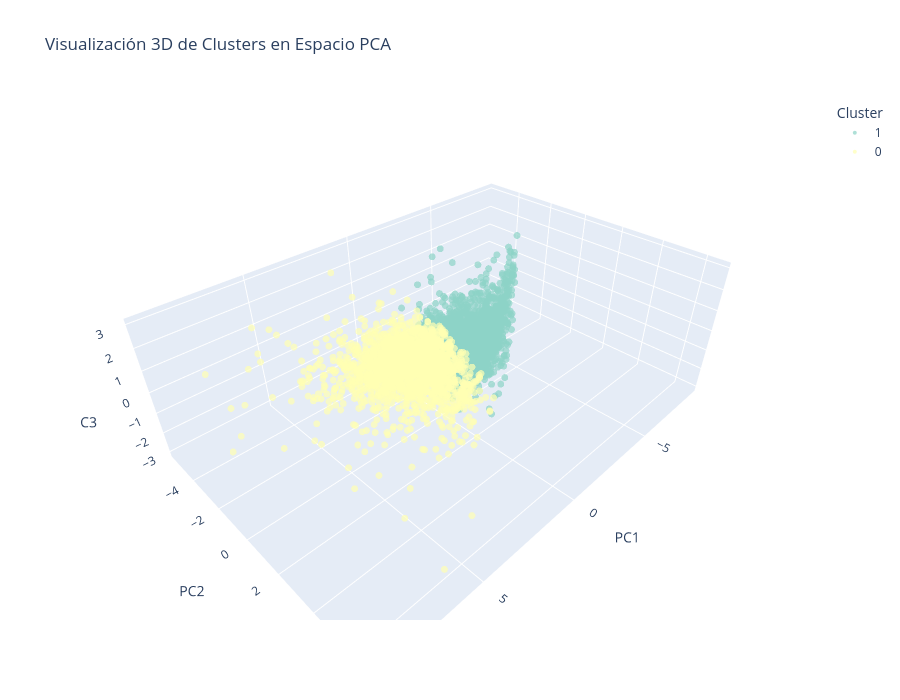

The cell this chart's notebook holds for it:
### Markdown cell above
**Paso 12: Visualización de Clusters en Espacio PCA**

### Code cell
# Visualización 2D de clusters (primeros 2 componentes principales)
fig, ax = plt.subplots(figsize=(14, 10))

# Scatter plot de clientes coloreados por cluster
scatter = ax.scatter(rfm_pca_df['PC1'], rfm_pca_df['PC2'], 
                    c=rfm_pca_df['Cluster'], cmap='viridis',
                    s=50, alpha=0.6, edgecolors='black', linewidth=0.5)

# Añadir centroides
centroides_pca = kmeans_final.cluster_centers_
ax.scatter(centroides_pca[:, 0], centroides_pca[:, 1], 
          c='red', marker='X', s=500, edgecolors='black', 
          linewidth=2, label='Centroides', zorder=5)

# Configuración del gráfico
ax.set_xlabel(f'PC1 ({pca.explained_variance_ratio_[0]*100:.1f}% varianza)', fontweight='bold', fontsize=12)
ax.set_ylabel(f'PC2 ({pca.explained_variance_ratio_[1]*100:.1f}% varianza)', fontweight='bold', fontsize=12)
ax.set_title('Visualización de Clusters en Espacio PCA (2D)', fontweight='bold', fontsize=14)
ax.grid(True, alpha=0.3)
ax.legend()

# Colorbar
cbar = plt.colorbar(scatter, ax=ax)
cbar.set_label('Cluster', fontweight='bold')

plt.tight_layout()
plt.show()

# Visualización 3D interactiva con Plotly (si hay al menos 3 componentes)
if n_components_85 >= 3:
    fig_3d = px.scatter_3d(
        x=rfm_pca_df['PC1'], 
        y=rfm_pca_df['PC2'], 
        z=rfm_pca_df['PC3'],
        color=rfm_pca_df['Cluster'].astype(str),
        labels={'x': 'PC1', 'y': 'PC2', 'z': 'PC3', 'color': 'Cluster'},
        title='Visualización 3D de Clusters en Espacio PCA',
        color_discrete_sequence=px.colors.qualitative.Set3
    )
    fig_3d.update_traces(marker=dict(size=4, opacity=0.7))
    fig_3d.update_layout(width=900, height=700)
    fig_3d.show()
else:
    print("Solo hay 2 componentes principales, visualización 3D no disponible.")

### Figure 1 — Plotly figure (JSON) as saved in the notebook; plotly's stock layout.template omitted (floating-point values rounded to 4 significant figures; data arrays with more than 128 entries replaced by an {"elided": "..."} marker saying what was removed)
{"data": [{"hovertemplate": "Cluster=1<br>PC1=%{x}<br>PC2=%{y}<br>PC3=%{z}<extra></extra>", "legendgroup": "1", "marker": {"color": "rgb(141,211,199)", "opacity": 0.7, "size": 4, "symbol": "circle"}, "mode": "markers", "name": "1", "scene": "scene", "showlegend": true, "type": "scatter3d", "x": {"elided": "2262 float values"}, "y": {"elided": "2262 float values"}, "z": {"elided": "2262 float values"}}, {"hovertemplate": "Cluster=0<br>PC1=%{x}<br>PC2=%{y}<br>PC3=%{z}<extra></extra>", "legendgroup": "0", "marker": {"color": "rgb(255,255,179)", "opacity": 0.7, "size": 4, "symbol": "circle"}, "mode": "markers", "name": "0", "scene": "scene", "showlegend": true, "type": "scatter3d", "x": {"elided": "2050 float values"}, "y": {"elided": "2050 float values"}, "z": {"elided": "2050 float values"}}], "layout": {"height": 700, "legend": {"title": {"text": "Cluster"}, "tracegroupgap": 0}, "scene": {"domain": {"x": [0, 1], "y": [0, 1]}, "xaxis": {"title": {"text": "PC1"}}, "yaxis": {"title": {"text": "PC2"}}, "zaxis": {"title": {"text": "PC3"}}}, "title": {"text": "Visualización 3D de Clusters en Espacio PCA"}, "width": 900}}
